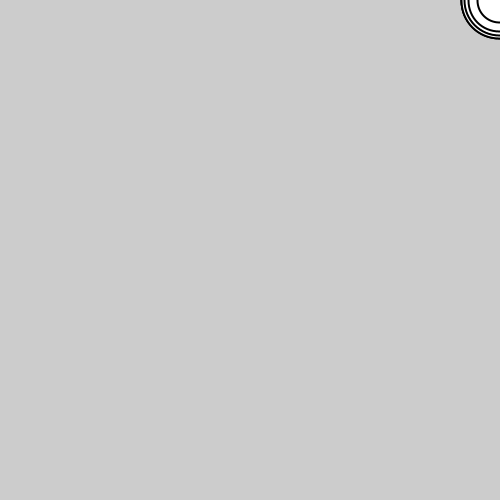
Frame 1 (no input)
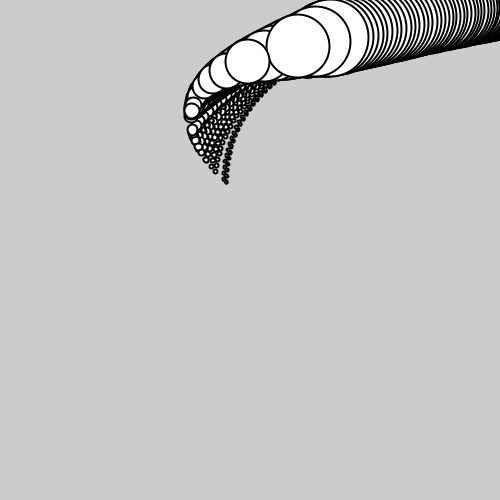
Frame 60 (the mouse pressed at the canvas centre just before this capture)
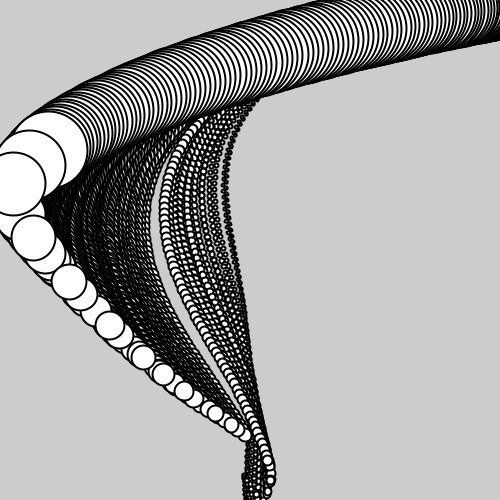
Frame 120 (the mouse held since frame 60 and released just before this capture)

The Processing sketch that drew these frames (run headless with seeded random() and noise(); from frame 60 on, the mouse is pressed at the canvas centre):

// Processing sketch: HelimBalloon
// ── HelimBalloon.pde

Mover[] movers = new Mover[100];
PVector gravity,wind;
void setup()
{
  size(500,500);
  for(int i = 0; i < movers.length;i++)
  { 
    movers[i] = new Mover(random(0.1,5),width,0);
  }
  wind= new PVector(0,0);
  gravity = new PVector(0,0);

}
float t = -20;
void draw()
{
    clear();
    wind = new PVector(-0.51,0);
    gravity = new PVector(0,0.1);

   for(int i = 0; i < movers.length;i++)
  { 
    //stronger as you get closer to the edge
    PVector leftEdgeForce = new PVector((width - movers[i].location.x)/width,0);
    movers[i].applyForce(leftEdgeForce);
   // movers[i].applyForce(edge2Force);

    movers[i].applyForce(gravity);
    movers[i].applyForce(wind);
    movers[i].update();
    movers[i].display();
    movers[i].checkEdges();
  }

}
// ── Mover.pde
// The Nature of Code
// Daniel Shiffman
// http://natureofcode.com

class Mover {

  PVector location;
  PVector velocity;
  PVector acceleration;
  float topspeed;
  float mass ;
  Mover(float m,float x , float y) 
  {
    mass = m;
    location = new PVector(x, y);
    velocity = new PVector(0, 0);
    acceleration = new PVector(0,0);
    topspeed = 6;
  }

  void update() 
  {

    velocity.add(acceleration);
    velocity.limit(topspeed);
    location.add(velocity);
    acceleration.mult(0);
    
    if(location.y < 0)
      location.y = height;
    if(location.x < 0)
      location.x = width;
    else if(location.x > width)
      location.x = 0;
  }

  void display() {
    stroke(0);
    strokeWeight(2);
    fill(255);
    ellipse(location.x, location.y, mass*16, mass*16);
  }

  void applyForce(PVector force)
  {
  
    acceleration.add(PVector.div(force,mass));
    
  }
  void checkEdges() 
  {
    if (location.x > width) {
      location.x = width;
      velocity.x *= -1;
    } else if (location.x < 0) {
      velocity.x *= -1;
      location.x = 0;
    }
 
    if (location.y > height) {
      velocity.y *= -1;
      location.y = height;
    }
  }
}
